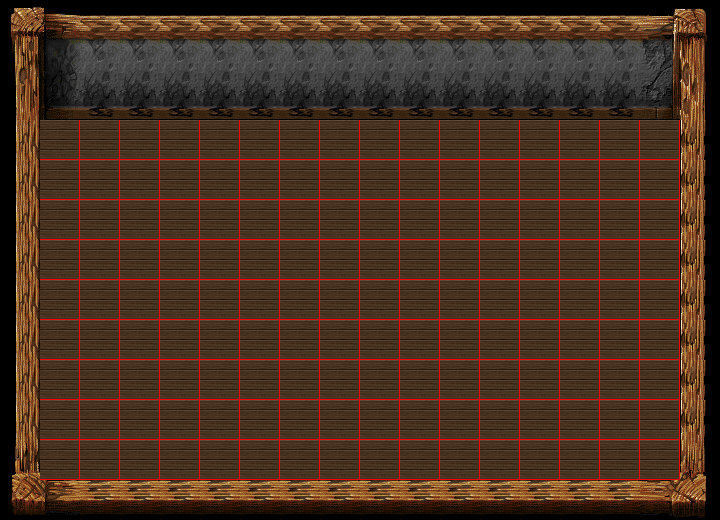

This game map was drawn from its Tiled (.tmx) file and the tilesets committed beside it. A one-line description and the trimmed map source follow:
An orthogonal 18x13 tile map with 40x40 px tiles, 2 tile layers (Tile Layer 1, Tile Layer 2), 2 tilesets.

<map version="1.0" orientation="orthogonal" width="18" height="13" tilewidth="40" tileheight="40">
 <tileset firstgid="1" name="VILDAM" tilewidth="40" tileheight="40">
  <image source="VILDAM.png" width="1024" height="1024" />
 </tileset>
 <tileset firstgid="626" name="VILFLR" tilewidth="40" tileheight="40">
  <image source="VILFLR.png" width="512" height="512" />
 </tileset>
 <layer name="Tile Layer 1" width="18" height="13">
  <data>[234 cells, 90 non-empty, 24 distinct tile ids]</data>
 </layer>
 <layer name="Tile Layer 2" width="18" height="13">
  <data>[234 cells, 144 non-empty, 1 distinct tile ids]</data>
 </layer>
</map>